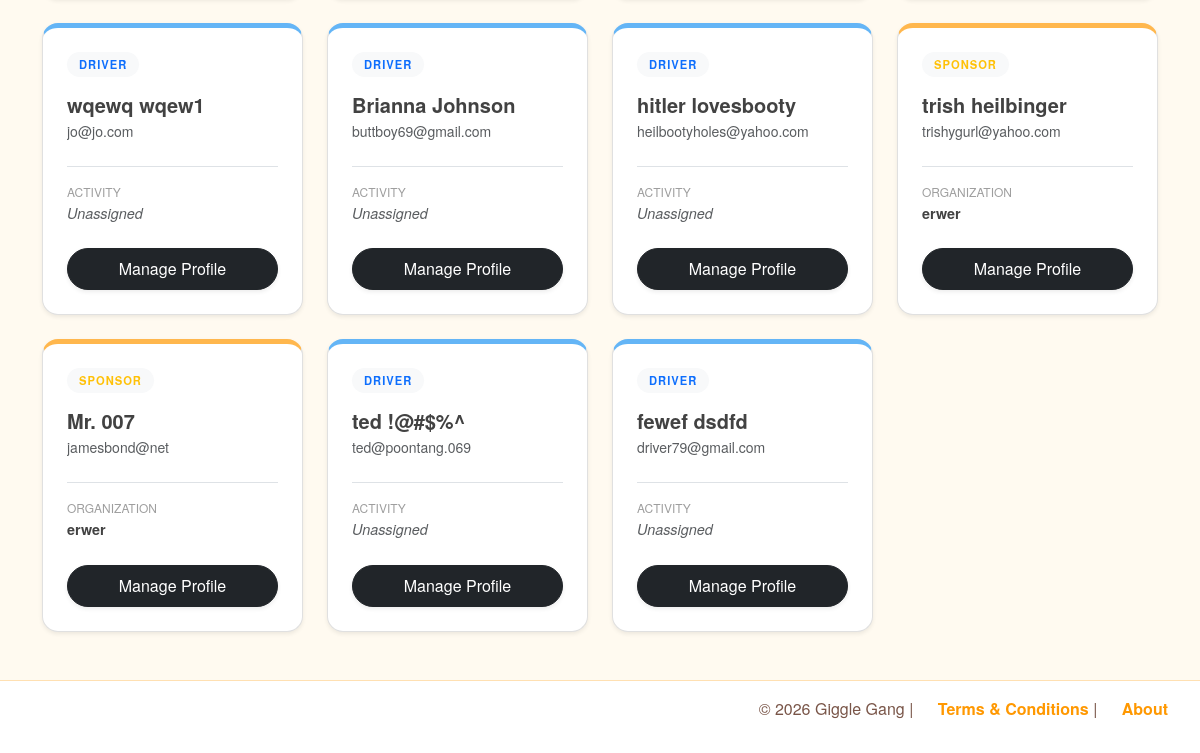
Before: /admin/directory (signed in, lower part) with the older database file.
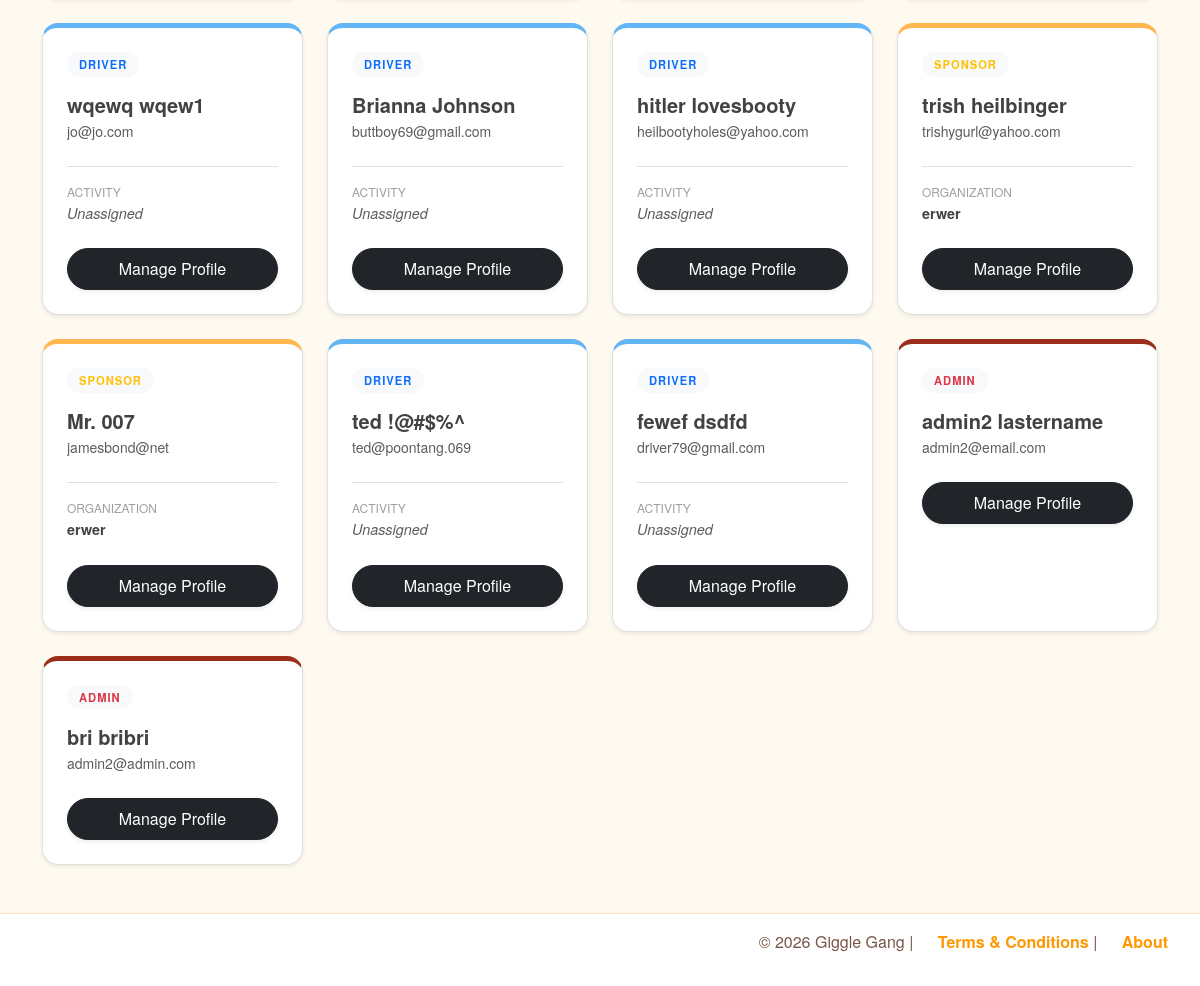
After: the same page with the newer database file.
### models.py (models this page shows)
class Users(UserMixin, db.Model):
    __tablename__ = "users"
    id = db.Column(db.Integer, primary_key=True)
    username = db.Column(db.String(80), unique=True, nullable=False,index=True)
    password = db.Column(db.String(255), nullable=False)
    email = db.Column(db.String(120), unique=True, nullable=False,index=True)
    role = db.Column(db.String(50), nullable=False)
    creation_date = db.Column(db.DateTime, default=datetime.now, nullable=False)
    driver_profile = db.relationship("DriverProfile",back_populates="user",uselist=False,
        cascade="all,delete-orphan",lazy="joined")
    sponsor_profile = db.relationship("SponsorProfile",back_populates="user",uselist=False,
        cascade="all,delete-orphan",lazy="joined")
    admin_profile = db.relationship("AdminProfile",back_populates="user",uselist=False,
        cascade="all,delete-orphan",lazy="joined")

class DriverProfile(db.Model):
    __tablename__ = "driver_profile"
    user = db.relationship("Users",back_populates="driver_profile")
    user_id = db.Column(db.Integer,db.ForeignKey('users.id'),primary_key=True,unique=True,nullable=False)
    firstname = db.Column(db.String(250), nullable=False)
    lastname = db.Column(db.String(250), nullable=False)
    streetname = db.Column(db.String(250))
    city = db.Column(db.String(250))
    zipcode = db.Column(db.String(10))
    is_active = db.Column(db.Boolean, default=False, nullable=False, index=True)
    company_links = db.relationship("DriverCompanyLink"
                                  ,back_populates="driver_profile")
    alerts = db.relationship("DriverAlerts",back_populates="driver",cascade="all,delete-orphan",uselist=False)

class SponsorProfile(db.Model):
    __tablename__ = "sponsor_profile"
    user = db.relationship("Users",back_populates="sponsor_profile")
    user_id = db.Column(db.Integer,db.ForeignKey('users.id'),primary_key=True,unique=True,nullable=False)
    firstname = db.Column(db.String(250), nullable=False)
    lastname = db.Column(db.String(250), nullable=False)
    company_id = db.Column(db.Integer,db.ForeignKey("sponsor_companies.id"),nullable=False)
    company = db.relationship("SponsorCompany",back_populates="sponsor_users")

class SponsorCompany(db.Model):
    __tablename__ = "sponsor_companies"
    id = db.Column(db.Integer, primary_key=True)
    name = db.Column(db.String(150),unique=True,nullable=False)
    email = db.Column(db.String(120), unique=True, nullable=True,index=True)
    phone = db.Column(db.String(50), nullable=True)
    logo_filename = db.Column(db.String(255), nullable=True)
    brand_color = db.Column(db.String(255), nullable=True)
    points_conversion = db.Column(db.DECIMAL(10,2),nullable=False,default=.01)
    sponsor_users = db.relationship("SponsorProfile",back_populates="company")
    driver_links = db.relationship("DriverCompanyLink", back_populates="company")
    priceMax = db.Column(db.Integer, nullable=False, default=100)
    explicit = db.Column(db.Boolean, nullable=False, default=True)

class AdminProfile(db.Model):
    __tablename__ = "admin_profile"
    user = db.relationship("Users",back_populates="admin_profile")
    user_id = db.Column(db.Integer,db.ForeignKey('users.id'),primary_key=True,unique=True,nullable=False)
    firstname = db.Column(db.String(250), nullable=False)
    lastname = db.Column(db.String(250), nullable=False)

### routes/admin.py (the view)
@admin_bp.route("/directory", methods=["GET", "POST"])
@admin_bp.route("/directory/<role>/<int:company_id>", methods=["GET", "POST"])
def directory(role=None, company_id=None):
    all_users = Users.query.all()
    return render_template('directory.html',users=all_users)

### app.py (called while the page is built)
@login_manager.user_loader
def load_user(user_id):
    return db.session.get(Users, int(user_id))

### routes/admin.py (called while the page is built)
@admin_bp.before_request
def restrict_to_admin():
    if request.endpoint == "admin.end_impersonation":
        real_admin_id = session.get("real_admin_id")
        if real_admin_id:
            return None  # Let it through
        abort(403)
    if not current_user.is_authenticated:
        flash("Please log in to access this page.", "warning")
        return redirect(url_for('auth.handle_login'))
    if current_user.role != "admin":
        flash("Access denied: Admins only.", "danger")
        return redirect(url_for('dashboard'))
    if not g.profile:
        print(f"DEBUG: Admin {current_user.username} has no profile in g.profile")
        flash("Admin profile not found. Please contact an admin.", "danger")
        return redirect(url_for('dashboard'))

### templates/directory.html (shortened to what this page needs)
{% extends "base.html" %}
{% block body %}
<div class="container py-5">
    <div class="row g-4">
        {% for user in users %}
        <div class="col-xl-3 col-lg-4 col-md-6">
            <div class="user-card h-100 p-4 shadow-sm {% if user.role == 'driver' %}driver-accent{% elif user.role == 'sponsor' %}sponsor-accent{% else %}admin-accent{% endif %}">
                <div class="d-flex justify-content-between align-items-start mb-3">
                    <span class="role-label rounded-pill bg-light
                        {% if user.role == 'driver' %}
                            text-primary
                        {% elif user.role == 'sponsor' %}
                            text-warning
                        {% else %}
                            text-danger
                        {% endif %}">
                        {{ user.role | capitalize }}
                    </span>
                </div>
                <div class="mb-4">
                    <h5 class="mb-1" style="color: #424242; font-weight: 700;">
                        {% if user.role == 'driver' %}
                            {{ user.driver_profile.firstname }} {{ user.driver_profile.lastname }}
                        {% elif user.role == 'sponsor' %}
                            {{ user.sponsor_profile.firstname }} {{ user.sponsor_profile.lastname }}
                        {% elif user.role == 'admin' %}
                            {{ user.admin_profile.firstname }} {{ user.admin_profile.lastname }}
                         {% endif %}
                    </h5>
                    <div class="text-muted small text-truncate">{{ user.email }}</div>
                </div>
                {% if not user.role == 'admin' %}
                <div class="mb-4 pt-3 border-top">
                    <div class="info-label text-uppercase">
                        {% if user.role == 'sponsor'%}
                            Organization
                        {% else %}
                            Activity
                        {% endif %}</div>
                    <div class="info-value">
                        {% if user.role == 'driver' and user.driver_profile.company_links %}
                            Active
                        {% elif user.role == 'sponsor' %}
                            {{ user.sponsor_profile.company.name }}
                        {% else %}
                            <span class="text-muted fw-normal fst-italic">Unassigned</span>
                        {% endif %}
                    </div>
                </div>
                {% endif %}
                <a href="{{ url_for('admin.view_profilecard', user_id=user.id) }}"
                    class="btn btn-dark w-100 rounded-pill py-2 shadow-sm">
                    Manage Profile
                </a>
            </div>
        </div>
        {% endfor %}
    </div>
</div>
{% endblock %}

### templates/base.html (shortened to what this page needs)
<!DOCTYPE html>
<html lang="en">
<head>
    <link rel="stylesheet" href="{{ url_for('static', filename='css/bootstrap.min.css') }}">
    <link rel="stylesheet" href="{{ url_for('static', filename='css/style.css') }}">
</head>
<body>
    <main class="main-content">
    {% block body %}{% endblock %}
    </main>
    {% include "partials/footer.html" %}
</body>
</html>

### templates/partials/footer.html
<footer class="site-footer">
    <p>
        © 2026 Giggle Gang |
        <a href="{{ url_for('terms') }}">Terms & Conditions</a> |
        <a href="{{ url_for('about') }}">About</a>
    </p>
</footer>

### static/css/style.css (style rules this page uses)
body { display: flex; flex-direction: column; font-family: 'Quicksand', 'Helvetica Neue', Helvetica, Arial, sans-serif; margin: 0; min-height: 100vh; background-color: #fffaf0; color: #5d4037; }
.main-content { flex: 1; }
.site-footer { border-top: 1px solid #ffe0b2; display: flex; justify-content: flex-end; align-items: center; box-sizing: border-box; width: 100%; background: white; padding: 1rem 2rem; color: #795548; }
.site-footer a { color: #ff9800; text-decoration: none; font-weight: 600; margin-left: 20px; transition: color 0.3s ease; }

### templates/directory.html (style rules this page uses)
.user-card { background: #fff; border-radius: 16px; border: 1px solid #e0e0e0; transition: transform 0.2s, shadow 0.2s; }
.role-label { font-size: 0.7rem; font-weight: 800; text-transform: uppercase; letter-spacing: 1px; padding: 4px 12px; }
.driver-accent { border-top: 5px solid #64b5f6; }
.sponsor-accent { border-top: 5px solid #ffb74d; }
.admin-accent { border-top: 5px solid #9c2d1b; }
.info-label { color: #9e9e9e; font-size: 0.75rem; margin-bottom: 2px; }
.info-value { color: #424242; font-size: 0.9rem; font-weight: 600; }

Changed rows visible on the page:
added Users: role "ADMIN", admin_profile.firstname "admin2", admin_profile.lastname "lastername", email "admin2@email.com"
added Users: role "ADMIN", admin_profile.firstname "bri", admin_profile.lastname "bribri", email "admin2@admin.com"
